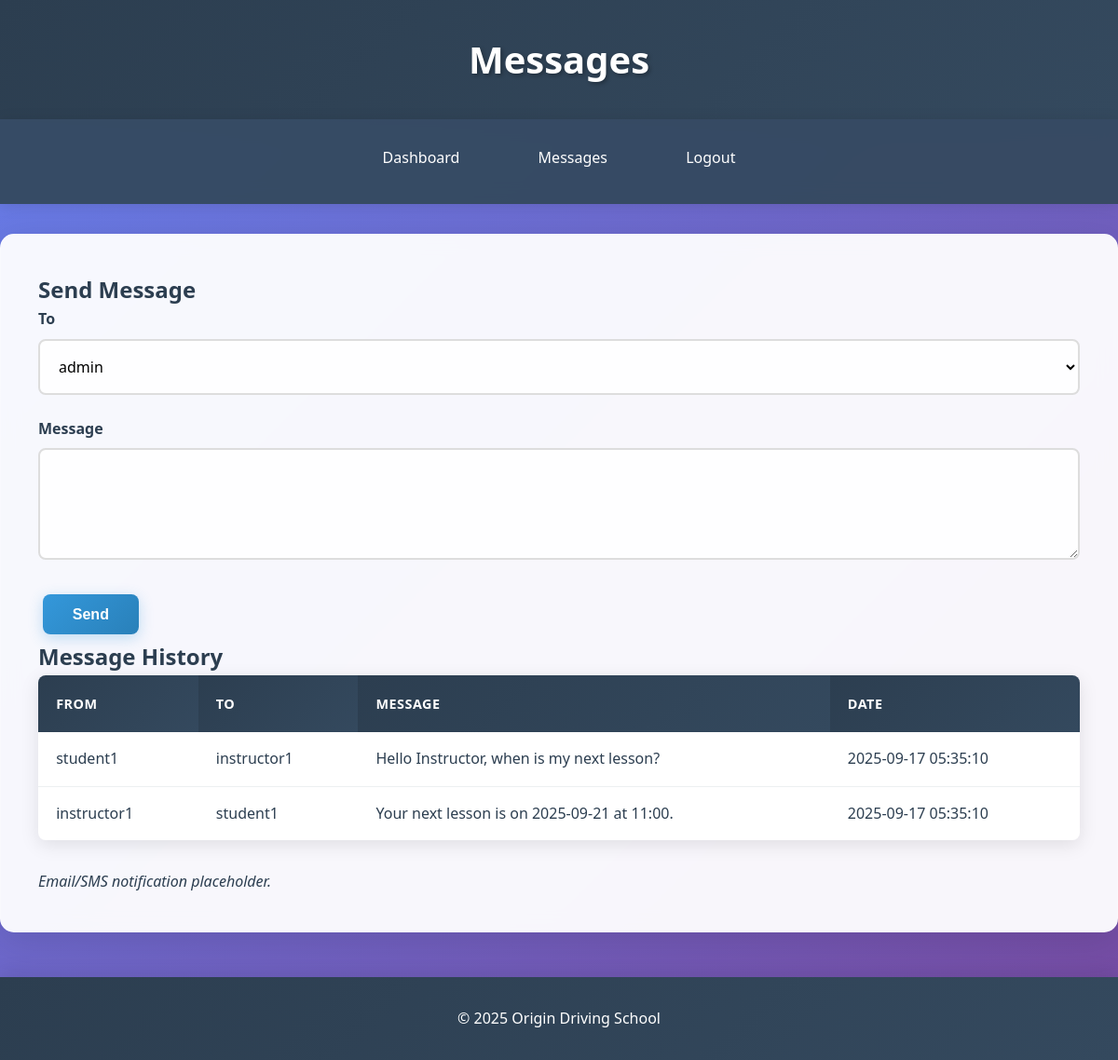
/php/messages.php (signed in), run on the app's committed database.
### tables this page shows
CREATE TABLE messages (
    id INT AUTO_INCREMENT PRIMARY KEY,
    sender_id INT,
    receiver_id INT,
    message TEXT,
    created_at DATETIME DEFAULT CURRENT_TIMESTAMP,
    FOREIGN KEY (sender_id) REFERENCES users(id),
    FOREIGN KEY (receiver_id) REFERENCES users(id)
);

CREATE TABLE users (
    id INT AUTO_INCREMENT PRIMARY KEY,
    username VARCHAR(50) UNIQUE,
    password VARCHAR(255),
    role ENUM('admin','student','instructor'),
    created_at DATETIME DEFAULT CURRENT_TIMESTAMP
);

### php/messages.php (the view, shortened to what this page needs)
<?php
require_once 'db_connect.php';
$user_id = $_SESSION['user_id'];
$users = $conn->query('SELECT id, username FROM users WHERE id != '.$user_id);
$res = $conn->query('SELECT m.*, u1.username AS sender, u2.username AS receiver FROM messages m JOIN users u1 ON m.sender_id=u1.id JOIN users u2 ON m.receiver_id=u2.id WHERE m.sender_id='.$user_id.' OR m.receiver_id='.$user_id.' ORDER BY m.created_at DESC');
?>
<!DOCTYPE html>
<html lang="en">
<head>
    <link rel="stylesheet" href="../css/styles.css">
</head>
<body>
    <header><h1>Messages</h1></header>
    <nav>
        <a href="../dashboard.php">Dashboard</a>
        <a href="messages.php">Messages</a>
        <a href="../php/logout.php">Logout</a>
    </nav>
    <div class="container">
        <h2>Send Message</h2>
        <form method="post" action="?action=send">
            <div class="form-group"><label>To</label><select name="receiver_id" required>
                <?php while($u = $users->fetch_assoc()): ?>
                <option value="<?php echo $u['id']; ?>"><?php echo $u['username']; ?></option>
                <?php endwhile; ?>
            </select></div>
            <div class="form-group"><label>Message</label><textarea name="message" required></textarea></div>
            <button class="btn" type="submit">Send</button>
        </form>
        <h2>Message History</h2>
        <table class="table">
            <tr><th>From</th><th>To</th><th>Message</th><th>Date</th></tr>
            <?php while($row = $res->fetch_assoc()): ?>
            <tr>
                <td><?php echo $row['sender']; ?></td>
                <td><?php echo $row['receiver']; ?></td>
                <td><?php echo $row['message']; ?></td>
                <td><?php echo $row['created_at']; ?></td>
            </tr>
            <?php endwhile; ?>
        </table>
        <p><em>Email/SMS notification placeholder.</em></p>
    </div>
    <footer>&copy; 2025 Origin Driving School</footer>
</body>
</html>

### css/styles.css (style rules this page uses)
:root { --primary-color: #2c3e50; --secondary-color: #3498db; --accent-color: #e74c3c; --success-color: #27ae60; --warning-color: #f39c12; --light-bg: #ecf0f1; --dark-bg: #34495e; --text-dark: #2c3e50; --text-light: #ffffff; --shadow: rgba(0, 0, 0, 0.1); --shadow-hover: rgba(0, 0, 0, 0.2); --border-radius: 8px; --transition: all 0.3s cubic-bezier(0.4, 0, 0.2, 1); }
* { margin: 0; padding: 0; box-sizing: border-box; }
body { font-family: 'Segoe UI', Tahoma, Geneva, Verdana, sans-serif; background: linear-gradient(135deg, #667eea 0%, #764ba2 100%); color: var(--text-dark); line-height: 1.6; min-height: 100vh; }
header { background: linear-gradient(135deg, var(--primary-color) 0%, var(--dark-bg) 100%); color: var(--text-light); padding: 2rem 0; text-align: center; box-shadow: 0 4px 20px var(--shadow); position: relative; overflow: hidden; }
header::before { content: ''; position: absolute; top: 0; left: -100%; width: 100%; height: 100%; background: linear-gradient(90deg, transparent, rgba(255,255,255,0.1), transparent); animation: shimmer 3s infinite; }
header h1 { font-size: 2.5rem; font-weight: 700; text-shadow: 2px 2px 4px rgba(0,0,0,0.3); animation: fadeInDown 1s ease-out; }
nav { background: rgba(52, 73, 94, 0.95); backdrop-filter: blur(10px); padding: 1rem 0; text-align: center; box-shadow: 0 2px 15px var(--shadow); position: sticky; top: 0; z-index: 1000; }
nav a { color: var(--text-light); margin: 0 1rem; text-decoration: none; padding: 0.8rem 1.5rem; border-radius: var(--border-radius); transition: var(--transition); display: inline-block; font-weight: 500; position: relative; overflow: hidden; }
nav a::before { content: ''; position: absolute; top: 0; left: -100%; width: 100%; height: 100%; background: linear-gradient(90deg, transparent, rgba(255,255,255,0.2), transparent); transition: var(--transition); }
.container { max-width: 1200px; margin: 2rem auto; background: rgba(255, 255, 255, 0.95); backdrop-filter: blur(10px); padding: 2.5rem; border-radius: 15px; box-shadow: 0 10px 40px var(--shadow); animation: fadeInUp 0.8s ease-out; border: 1px solid rgba(255, 255, 255, 0.2); }
.btn { background: linear-gradient(135deg, var(--secondary-color) 0%, #2980b9 100%); color: var(--text-light); padding: 0.8rem 2rem; border: none; border-radius: var(--border-radius); cursor: pointer; font-size: 1rem; font-weight: 600; text-decoration: none; display: inline-block; transition: var(--transition); box-shadow: 0 4px 15px rgba(52, 152, 219, 0.3); position: relative; overflow: hidden; margin: 0.3rem; }
.btn::before { content: ''; position: absolute; top: 0; left: -100%; width: 100%; height: 100%; background: linear-gradient(90deg, transparent, rgba(255,255,255,0.2), transparent); transition: var(--transition); }
.table { width: 100%; border-collapse: collapse; margin-bottom: 2rem; background: white; border-radius: var(--border-radius); overflow: hidden; box-shadow: 0 5px 20px var(--shadow); animation: slideIn 0.6s ease-out; }
.table th { background: linear-gradient(135deg, var(--primary-color) 0%, var(--dark-bg) 100%); color: var(--text-light); padding: 1.2rem; text-align: left; font-weight: 600; text-transform: uppercase; letter-spacing: 0.5px; font-size: 0.9rem; }
.table td { padding: 1rem 1.2rem; border-bottom: 1px solid #ecf0f1; transition: var(--transition); }
.table tr:last-child td { border-bottom: none; }
.form-group { margin-bottom: 1.5rem; position: relative; }
label { display: block; margin-bottom: 0.5rem; font-weight: 600; color: var(--text-dark); font-size: 1rem; }
input, select, textarea { width: 100%; padding: 1rem; border: 2px solid #ddd; border-radius: var(--border-radius); font-size: 1rem; transition: var(--transition); background: rgba(255, 255, 255, 0.9); font-family: inherit; }
textarea { resize: vertical; min-height: 120px; }
footer { background: linear-gradient(135deg, var(--primary-color) 0%, var(--dark-bg) 100%); color: var(--text-light); padding: 2rem 0; text-align: center; margin-top: 3rem; box-shadow: 0 -4px 20px var(--shadow); }

### data on the page
messages: sender.username "student1", receiver.username "instructor1", message "Hello Instructor, when is my next lesson?", created_at "2025-09-17 05:35:10"
messages: sender.username "instructor1", receiver.username "student1", message "Your next lesson is on 2025-09-21 at 11:00.", created_at "2025-09-17 05:35:10"

### other printed values
form field receiver_id "admin"
